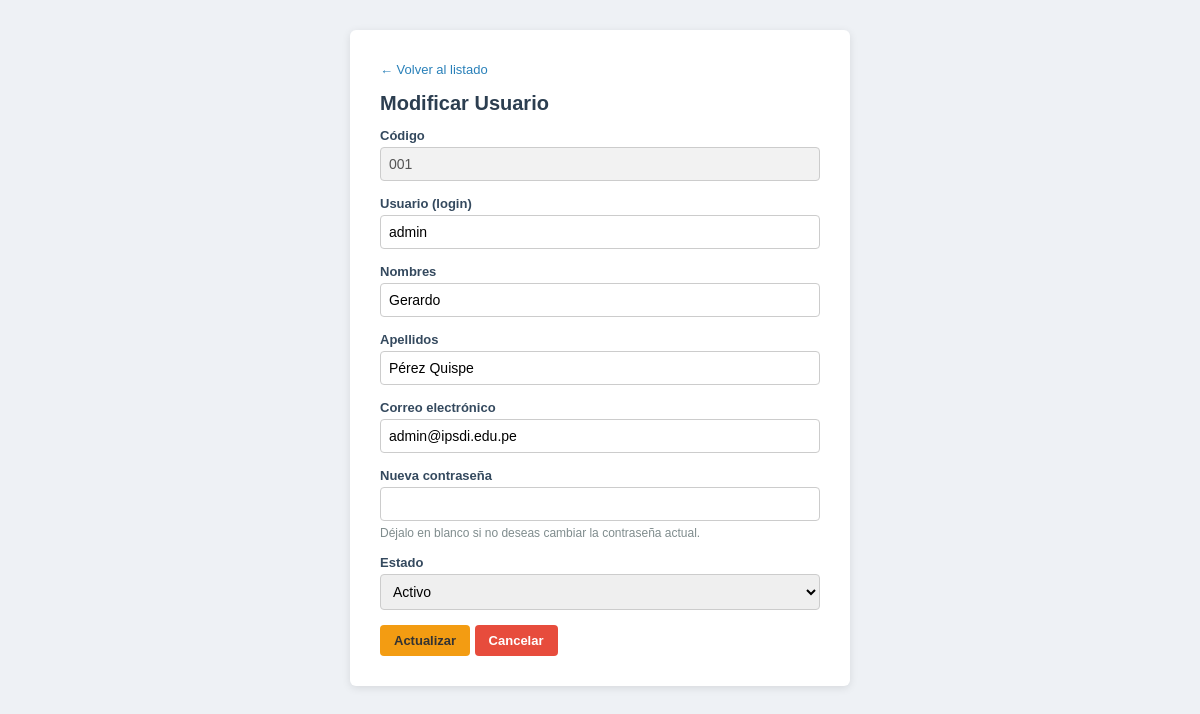
The app's page /archivos/modificar_usuario.php?id=001 (signed in) with its own data.
### tables this page shows
CREATE TABLE Usuarios (
    idusuario  VARCHAR(3)   NOT NULL,
    nomusuario VARCHAR(15)  NOT NULL,
    password   VARCHAR(255) NOT NULL,
    apellidos  VARCHAR(64)  NOT NULL,
    nombres    VARCHAR(64)  NOT NULL,
    email      VARCHAR(64)  NULL,
    estado     CHAR(1)      NOT NULL DEFAULT '1',
    PRIMARY KEY (idusuario),
    UNIQUE KEY uq_nomusuario (nomusuario)
);

### conexion/funciones.php (called while the page is built, shortened)
<?php
function escapar($html) {
    return htmlspecialchars((string)$html, ENT_QUOTES, 'UTF-8');
}

### archivos/modificar_usuario.php (the view, shortened to what this page needs)
<?php
require_once "../conexion/conexion.php";
require_once "../conexion/funciones.php";
$id = trim($_GET['id'] ?? '');
$sql = "SELECT idusuario, nomusuario, nombres, apellidos, email, estado FROM Usuarios WHERE idusuario = ? LIMIT 1";
$stmt = mysqli_prepare($conexion, $sql);
mysqli_stmt_bind_param($stmt, "s", $id);
mysqli_stmt_execute($stmt);
$resultado = mysqli_stmt_get_result($stmt);
$registro = mysqli_fetch_assoc($resultado);
?>
<!DOCTYPE html>
<html lang="es">
<head>
</head>
<body>
<div class="contenedor">
    <a class="volver" href="usuarios.php">&larr; Volver al listado</a>
    <h1>Modificar Usuario</h1>
    <form action="actualizar_usuario.php" method="POST" autocomplete="off">
        <label for="idusuario">Código</label>
        <input type="text" id="idusuario" value="<?php echo escapar($registro['idusuario']); ?>" readonly>
        <label for="nomusuario">Usuario (login)</label>
        <input type="text" id="nomusuario" name="nomusuario" maxlength="15" required value="<?php echo escapar($registro['nomusuario']); ?>">
        <label for="nombres">Nombres</label>
        <input type="text" id="nombres" name="nombres" maxlength="64" required value="<?php echo escapar($registro['nombres']); ?>">
        <label for="apellidos">Apellidos</label>
        <input type="text" id="apellidos" name="apellidos" maxlength="64" required value="<?php echo escapar($registro['apellidos']); ?>">
        <label for="email">Correo electrónico</label>
        <input type="email" id="email" name="email" maxlength="64" value="<?php echo escapar($registro['email']); ?>">
        <label for="password">Nueva contraseña</label>
        <input type="password" id="password" name="password" maxlength="255">
        <p class="texto-ayuda">Déjalo en blanco si no deseas cambiar la contraseña actual.</p>
        <label for="estado">Estado</label>
        <select id="estado" name="estado" required>
            <option value="1" <?php echo ($registro['estado'] === '1') ? 'selected' : ''; ?>>Activo</option>
        </select>
        <button type="submit" class="btn btn-amarillo">Actualizar</button>
        <a href="usuarios.php"><button type="button" class="btn btn-rojo">Cancelar</button></a>
    </form>
</div>
</body>
</html>

### archivos/modificar_usuario.php (style rules this page uses)
* { box-sizing: border-box; }
body { font-family: Arial, Helvetica, sans-serif; background-color: #eef1f5; margin: 0; padding: 30px 15px; }
.contenedor { max-width: 500px; margin: 0 auto; background-color: #ffffff; padding: 30px; border-radius: 6px; box-shadow: 0 2px 8px rgba(0,0,0,0.1); }
h1 { color: #2c3e50; font-size: 20px; margin-top: 0; }
a.volver { display: inline-block; margin-bottom: 15px; color: #2980b9; text-decoration: none; font-size: 13px; }
label { display: block; font-weight: bold; color: #34495e; font-size: 13px; margin-bottom: 4px; }
input[type="text"], input[type="email"], input[type="password"], select { width: 100%; padding: 8px; margin-bottom: 15px; border: 1px solid #ccc; border-radius: 4px; font-size: 14px; }
input[readonly] { background-color: #f2f2f2; color: #555555; }
.btn { padding: 8px 14px; border: none; border-radius: 4px; font-size: 13px; font-weight: bold; cursor: pointer; color: #ffffff; text-decoration: none; display: inline-block; }
.btn-amarillo { background-color: #f39c12; color: #333333; }
.btn-rojo { background-color: #e74c3c; }
.texto-ayuda { color: #7f8c8d; font-size: 12px; margin-top: -10px; margin-bottom: 15px; }

### records on screen
usuarios: idusuario "001", nomusuario "admin", nombres "Gerardo", apellidos "Pérez Quispe", email "admin@ipsdi.edu.pe", estado "Activo"
